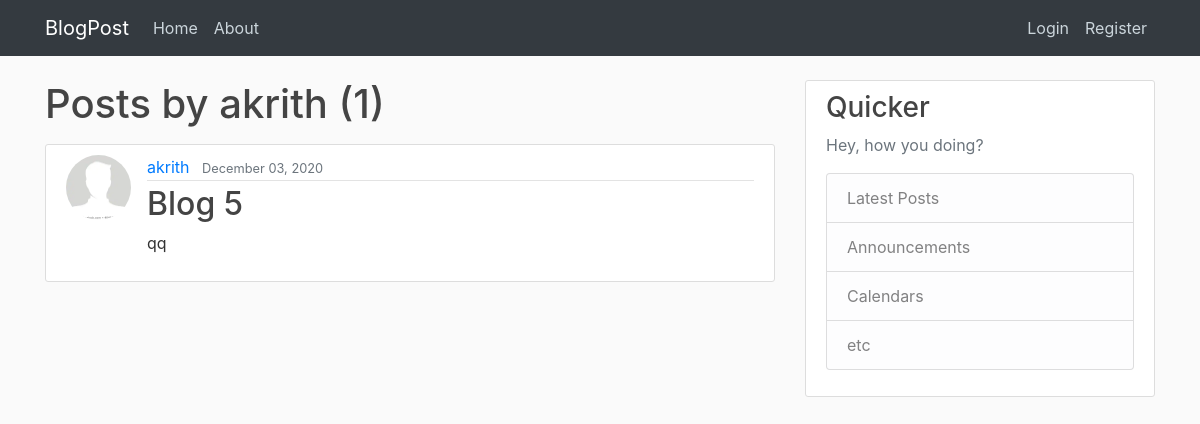
Page /user/akrith on the committed database.
### blog/models.py (models this page shows, shortened)
class Post(models.Model):
    title = models.CharField(max_length=100)
    content = models.TextField()
    date_posted = models.DateTimeField(default=timezone.now)
    author = models.ForeignKey(User, on_delete=models.CASCADE)

### users/models.py (models this page shows, shortened)
class Profile(models.Model):
    user = models.OneToOneField(User, on_delete=models.CASCADE)
    image = models.ImageField(default='default.jpg', upload_to='profile_pics')
    bio = models.TextField(blank=True)

### blog/views.py (the view)
# urls.py: path('user/<str:username>', UserPostListView.as_view(), name="user-posts"),
class UserPostListView(ListView):
    model = Post
    template_name = 'blog/user_posts.html'  # <app>/<model>_<viewtype>.html
    context_object_name = 'posts'
    paginate_by = 10
    def get_queryset(self):
        user = get_object_or_404(User, username=self.kwargs.get('username'))
        return Post.objects.filter(author=user).order_by('-date_posted')

### blog/templates/blog/user_posts.html (shortened to what this page needs)
{% extends "blog/base.html" %}
{% block content %}
    <h1 class="mb-3">Posts by {{ view.kwargs.username }} ({{ page_obj.paginator.count }})</h1>
    {% for post in posts %}
        <article class="media content-section">
            <img class="rounded-circle article-img" src="{{ post.author.profile.image.url }}" alt="">
            <div class="media-body">
            <div class="article-metadata">
                <a class="mr-2" href="{% url 'user-posts' post.author.username %}">{{ post.author }}</a>
                <small class="text-muted">{{ post.date_posted|date:"F d, Y" }}</small>
            </div>
            <h2><a class="article-title" href="{% url 'post-detail' post.id %}">{{ post.title }}</a></h2>
            <p class="article-content">{{ post.content }}</p>
            </div>
        </article>
    {% endfor %}
{% endblock content %}

### blog/static/blog/main.css (style rules this page uses)
body { background: #fafafa; color: #333333; margin-top: 5rem; }
h1, h2, h3, h4, h5, h6 { color: #444444; }
.content-section { background: #ffffff; padding: 10px 20px; border: 1px solid #dddddd; border-radius: 3px; margin-bottom: 20px; }
.article-title { color: #444444; }
.article-content { white-space: pre-line; }
.article-img { height: 65px; width: 65px; margin-right: 16px; }
.article-metadata { padding-bottom: 1px; margin-bottom: 4px; border-bottom: 1px solid #e3e3e3 }

### rows in the picture
Post: author.profile.image (placeholder picture), author "akrith", date_posted "December 03, 2020", title "Blog 5", content "qq"

### other values in the picture
{{ view.kwargs.username }} "akrith"
{{ page_obj.paginator.count }} "1"
